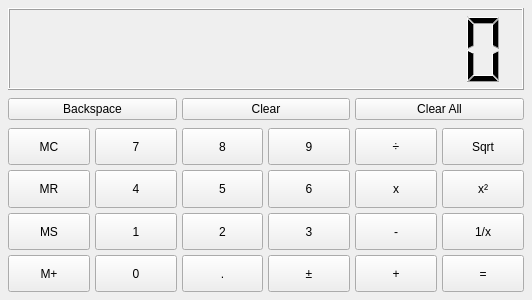
<?xml version="1.0" encoding="UTF-8"?>
<ui version="4.0">
 <class>Frame</class>
 <widget class="QFrame" name="Frame">
  <property name="geometry">
   <rect>
    <x>0</x>
    <y>0</y>
    <width>532</width>
    <height>300</height>
   </rect>
  </property>
  <property name="minimumSize">
   <size>
    <width>532</width>
    <height>300</height>
   </size>
  </property>
  <property name="windowTitle">
   <string>Calculator(Qt5)</string>
  </property>
  <property name="windowIcon">
   <iconset theme="calc">
    <normaloff>.</normaloff>.</iconset>
  </property>
  <property name="frameShape">
   <enum>QFrame::NoFrame</enum>
  </property>
  <layout class="QVBoxLayout" name="verticalLayout" stretch="1,0,2">
   <property name="spacing">
    <number>8</number>
   </property>
   <property name="leftMargin">
    <number>8</number>
   </property>
   <property name="topMargin">
    <number>8</number>
   </property>
   <property name="rightMargin">
    <number>8</number>
   </property>
   <property name="bottomMargin">
    <number>8</number>
   </property>
   <item>
    <layout class="QHBoxLayout" name="row1" stretch="0">
     <property name="spacing">
      <number>5</number>
     </property>
     <property name="sizeConstraint">
      <enum>QLayout::SetDefaultConstraint</enum>
     </property>
     <item>
      <widget class="QLCDNumber" name="lcdNumber">
       <property name="sizePolicy">
        <sizepolicy hsizetype="Minimum" vsizetype="Minimum">
         <horstretch>0</horstretch>
         <verstretch>0</verstretch>
        </sizepolicy>
       </property>
       <property name="minimumSize">
        <size>
         <width>514</width>
         <height>79</height>
        </size>
       </property>
       <property name="lineWidth">
        <number>1</number>
       </property>
       <property name="smallDecimalPoint">
        <bool>true</bool>
       </property>
       <property name="digitCount">
        <number>11</number>
       </property>
       <property name="segmentStyle">
        <enum>QLCDNumber::Filled</enum>
       </property>
      </widget>
     </item>
    </layout>
   </item>
   <item>
    <layout class="QHBoxLayout" name="row2">
     <property name="spacing">
      <number>5</number>
     </property>
     <item>
      <widget class="QPushButton" name="btn_bcksp">
       <property name="sizePolicy">
        <sizepolicy hsizetype="Expanding" vsizetype="Expanding">
         <horstretch>0</horstretch>
         <verstretch>0</verstretch>
        </sizepolicy>
       </property>
       <property name="text">
        <string>Backspace</string>
       </property>
      </widget>
     </item>
     <item>
      <widget class="QPushButton" name="btn_cl">
       <property name="sizePolicy">
        <sizepolicy hsizetype="Expanding" vsizetype="Expanding">
         <horstretch>0</horstretch>
         <verstretch>0</verstretch>
        </sizepolicy>
       </property>
       <property name="text">
        <string>Clear</string>
       </property>
      </widget>
     </item>
     <item>
      <widget class="QPushButton" name="btn_cl_all">
       <property name="sizePolicy">
        <sizepolicy hsizetype="Expanding" vsizetype="Expanding">
         <horstretch>0</horstretch>
         <verstretch>0</verstretch>
        </sizepolicy>
       </property>
       <property name="text">
        <string>Clear All</string>
       </property>
      </widget>
     </item>
    </layout>
   </item>
   <item>
    <layout class="QHBoxLayout" name="row3">
     <property name="spacing">
      <number>5</number>
     </property>
     <item>
      <layout class="QGridLayout" name="btn_grid">
       <property name="spacing">
        <number>5</number>
       </property>
       <item row="0" column="0">
        <widget class="QPushButton" name="btn_M_CLEAR">
         <property name="sizePolicy">
          <sizepolicy hsizetype="Expanding" vsizetype="Expanding">
           <horstretch>0</horstretch>
           <verstretch>0</verstretch>
          </sizepolicy>
         </property>
         <property name="text">
          <string>MC</string>
         </property>
        </widget>
       </item>
       <item row="0" column="3">
        <widget class="QPushButton" name="btn_9">
         <property name="sizePolicy">
          <sizepolicy hsizetype="Expanding" vsizetype="Expanding">
           <horstretch>0</horstretch>
           <verstretch>0</verstretch>
          </sizepolicy>
         </property>
         <property name="text">
          <string>9</string>
         </property>
        </widget>
       </item>
       <item row="0" column="1">
        <widget class="QPushButton" name="btn_7">
         <property name="sizePolicy">
          <sizepolicy hsizetype="Expanding" vsizetype="Expanding">
           <horstretch>0</horstretch>
           <verstretch>0</verstretch>
          </sizepolicy>
         </property>
         <property name="text">
          <string>7</string>
         </property>
        </widget>
       </item>
       <item row="0" column="4">
        <widget class="QPushButton" name="btn_DIVIDE">
         <property name="sizePolicy">
          <sizepolicy hsizetype="Expanding" vsizetype="Expanding">
           <horstretch>0</horstretch>
           <verstretch>0</verstretch>
          </sizepolicy>
         </property>
         <property name="text">
          <string>÷</string>
         </property>
        </widget>
       </item>
       <item row="0" column="2">
        <widget class="QPushButton" name="btn_8">
         <property name="sizePolicy">
          <sizepolicy hsizetype="Expanding" vsizetype="Expanding">
           <horstretch>0</horstretch>
           <verstretch>0</verstretch>
          </sizepolicy>
         </property>
         <property name="text">
          <string>8</string>
         </property>
        </widget>
       </item>
       <item row="0" column="5">
        <widget class="QPushButton" name="btn_SQRT">
         <property name="sizePolicy">
          <sizepolicy hsizetype="Expanding" vsizetype="Expanding">
           <horstretch>0</horstretch>
           <verstretch>0</verstretch>
          </sizepolicy>
         </property>
         <property name="text">
          <string>Sqrt</string>
         </property>
        </widget>
       </item>
       <item row="1" column="0">
        <widget class="QPushButton" name="btn_M_READ">
         <property name="sizePolicy">
          <sizepolicy hsizetype="Expanding" vsizetype="Expanding">
           <horstretch>0</horstretch>
           <verstretch>0</verstretch>
          </sizepolicy>
         </property>
         <property name="text">
          <string>MR</string>
         </property>
        </widget>
       </item>
       <item row="1" column="3">
        <widget class="QPushButton" name="btn_6">
         <property name="sizePolicy">
          <sizepolicy hsizetype="Expanding" vsizetype="Expanding">
           <horstretch>0</horstretch>
           <verstretch>0</verstretch>
          </sizepolicy>
         </property>
         <property name="text">
          <string>6</string>
         </property>
        </widget>
       </item>
       <item row="1" column="1">
        <widget class="QPushButton" name="btn_4">
         <property name="sizePolicy">
          <sizepolicy hsizetype="Expanding" vsizetype="Expanding">
           <horstretch>0</horstretch>
           <verstretch>0</verstretch>
          </sizepolicy>
         </property>
         <property name="text">
          <string>4</string>
         </property>
        </widget>
       </item>
       <item row="1" column="4">
        <widget class="QPushButton" name="btn_MULTIPLY">
         <property name="sizePolicy">
          <sizepolicy hsizetype="Expanding" vsizetype="Expanding">
           <horstretch>0</horstretch>
           <verstretch>0</verstretch>
          </sizepolicy>
         </property>
         <property name="text">
          <string>x</string>
         </property>
        </widget>
       </item>
       <item row="1" column="2">
        <widget class="QPushButton" name="btn_5">
         <property name="sizePolicy">
          <sizepolicy hsizetype="Expanding" vsizetype="Expanding">
           <horstretch>0</horstretch>
           <verstretch>0</verstretch>
          </sizepolicy>
         </property>
         <property name="text">
          <string>5</string>
         </property>
        </widget>
       </item>
       <item row="1" column="5">
        <widget class="QPushButton" name="btn_SQUARE">
         <property name="sizePolicy">
          <sizepolicy hsizetype="Expanding" vsizetype="Expanding">
           <horstretch>0</horstretch>
           <verstretch>0</verstretch>
          </sizepolicy>
         </property>
         <property name="text">
          <string>x²</string>
         </property>
        </widget>
       </item>
       <item row="2" column="0">
        <widget class="QPushButton" name="btn_M_SET">
         <property name="sizePolicy">
          <sizepolicy hsizetype="Expanding" vsizetype="Expanding">
           <horstretch>0</horstretch>
           <verstretch>0</verstretch>
          </sizepolicy>
         </property>
         <property name="text">
          <string>MS</string>
         </property>
        </widget>
       </item>
       <item row="2" column="3">
        <widget class="QPushButton" name="btn_3">
         <property name="sizePolicy">
          <sizepolicy hsizetype="Expanding" vsizetype="Expanding">
           <horstretch>0</horstretch>
           <verstretch>0</verstretch>
          </sizepolicy>
         </property>
         <property name="text">
          <string>3</string>
         </property>
        </widget>
       </item>
       <item row="2" column="1">
        <widget class="QPushButton" name="btn_1">
         <property name="sizePolicy">
          <sizepolicy hsizetype="Expanding" vsizetype="Expanding">
           <horstretch>0</horstretch>
           <verstretch>0</verstretch>
          </sizepolicy>
         </property>
         <property name="text">
          <string>1</string>
         </property>
        </widget>
       </item>
       <item row="2" column="4">
        <widget class="QPushButton" name="btn_SUB">
         <property name="sizePolicy">
          <sizepolicy hsizetype="Expanding" vsizetype="Expanding">
           <horstretch>0</horstretch>
           <verstretch>0</verstretch>
          </sizepolicy>
         </property>
         <property name="text">
          <string>-</string>
         </property>
        </widget>
       </item>
       <item row="2" column="2">
        <widget class="QPushButton" name="btn_2">
         <property name="sizePolicy">
          <sizepolicy hsizetype="Expanding" vsizetype="Expanding">
           <horstretch>0</horstretch>
           <verstretch>0</verstretch>
          </sizepolicy>
         </property>
         <property name="text">
          <string>2</string>
         </property>
        </widget>
       </item>
       <item row="2" column="5">
        <widget class="QPushButton" name="btn_INVERT">
         <property name="sizePolicy">
          <sizepolicy hsizetype="Expanding" vsizetype="Expanding">
           <horstretch>0</horstretch>
           <verstretch>0</verstretch>
          </sizepolicy>
         </property>
         <property name="text">
          <string>1/x</string>
         </property>
        </widget>
       </item>
       <item row="3" column="0">
        <widget class="QPushButton" name="btn_M_ADD">
         <property name="sizePolicy">
          <sizepolicy hsizetype="Expanding" vsizetype="Expanding">
           <horstretch>0</horstretch>
           <verstretch>0</verstretch>
          </sizepolicy>
         </property>
         <property name="text">
          <string>M+</string>
         </property>
        </widget>
       </item>
       <item row="3" column="3">
        <widget class="QPushButton" name="btn_SIGN">
         <property name="sizePolicy">
          <sizepolicy hsizetype="Expanding" vsizetype="Expanding">
           <horstretch>0</horstretch>
           <verstretch>0</verstretch>
          </sizepolicy>
         </property>
         <property name="text">
          <string>±</string>
         </property>
        </widget>
       </item>
       <item row="3" column="1">
        <widget class="QPushButton" name="btn_0">
         <property name="sizePolicy">
          <sizepolicy hsizetype="Expanding" vsizetype="Expanding">
           <horstretch>0</horstretch>
           <verstretch>0</verstretch>
          </sizepolicy>
         </property>
         <property name="text">
          <string>0</string>
         </property>
        </widget>
       </item>
       <item row="3" column="4">
        <widget class="QPushButton" name="btn_ADD">
         <property name="sizePolicy">
          <sizepolicy hsizetype="Expanding" vsizetype="Expanding">
           <horstretch>0</horstretch>
           <verstretch>0</verstretch>
          </sizepolicy>
         </property>
         <property name="text">
          <string>+</string>
         </property>
        </widget>
       </item>
       <item row="3" column="2">
        <widget class="QPushButton" name="btn_DECIMAL">
         <property name="sizePolicy">
          <sizepolicy hsizetype="Expanding" vsizetype="Expanding">
           <horstretch>0</horstretch>
           <verstretch>0</verstretch>
          </sizepolicy>
         </property>
         <property name="text">
          <string>.</string>
         </property>
        </widget>
       </item>
       <item row="3" column="5">
        <widget class="QPushButton" name="btn_EQUAL">
         <property name="sizePolicy">
          <sizepolicy hsizetype="Expanding" vsizetype="Expanding">
           <horstretch>0</horstretch>
           <verstretch>0</verstretch>
          </sizepolicy>
         </property>
         <property name="text">
          <string>=</string>
         </property>
        </widget>
       </item>
      </layout>
     </item>
    </layout>
   </item>
  </layout>
 </widget>
 <resources/>
 <connections/>
</ui>
